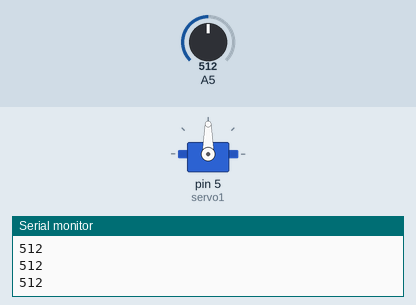
Recording of a sketch running on a simulated Arduino Uno, built with avr-gcc and run on an emulated ATmega328P. Shown: servo, the last lines printed to the serial monitor. The test bench sets the inputs (shaded band); at power-on: A5 = 512.

Above: at 1.2 s.
1.3 s: A5 set to 716
At 2.3 s:
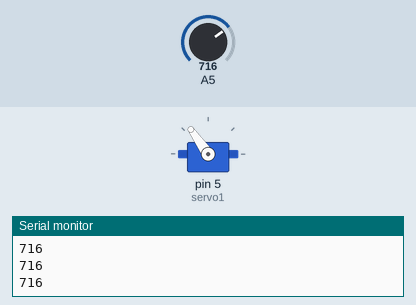
2.8 s: A5 set to 900
At 3.4 s:
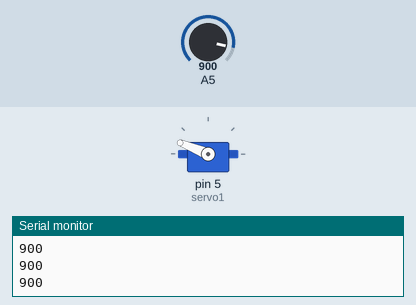
4.3 s: A5 set to 1023
At 4.7 s:
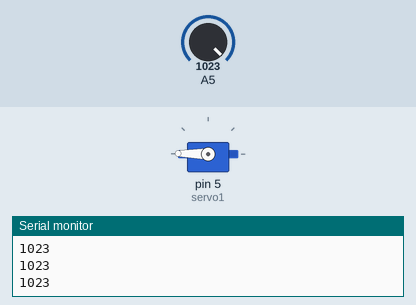
5.8 s: A5 set to 306
At 6.9 s:
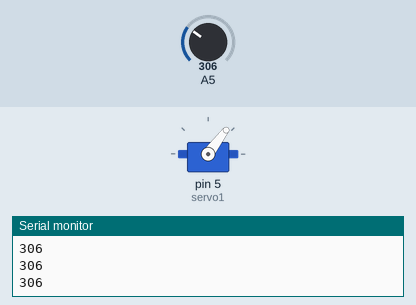
7.3 s: A5 set to 122
At 8.1 s:
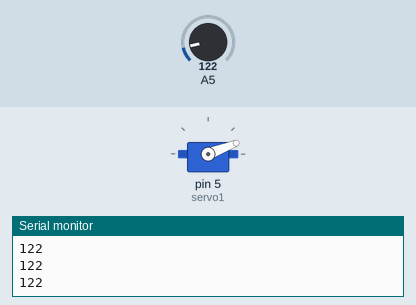
8.8 s: A5 set to 0
At 9.1 s:
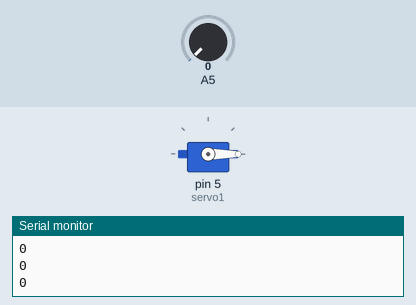
Timing chart, 0 to 11.3 s (numbered marks = the images above; inputs shaded):
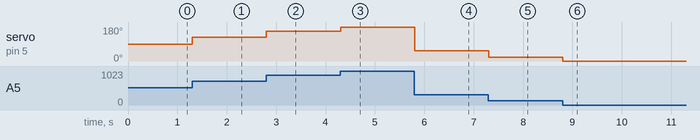

Measured:
- after the input at 1.3 s, servo on pin 5 (servo1): 90° → 125° at once
- after the input at 2.8 s, servo on pin 5 (servo1): 125° → 158° at once
- after the input at 4.3 s, servo on pin 5 (servo1): 158° → 179° at once
- after the input at 5.8 s, servo on pin 5 (servo1): 179° → 53° at once
- after the input at 7.3 s, servo on pin 5 (servo1): 53° → 21° at once
- after the input at 8.8 s, servo on pin 5 (servo1): 21° → 0° at once

The sketch:

test_servo.ino
```cpp
#include <Servo.h>

Servo servo1;

void setup() {
  pinMode(A5, INPUT);
  servo1.attach(5);
  Serial.begin(9600);
}


void loop() {
  int potent = analogRead(5);
  Serial.println(potent);
  potent = map(potent, 0, 1024, 0, 180);
  servo1.write(potent);
  delay(2);

}
```
